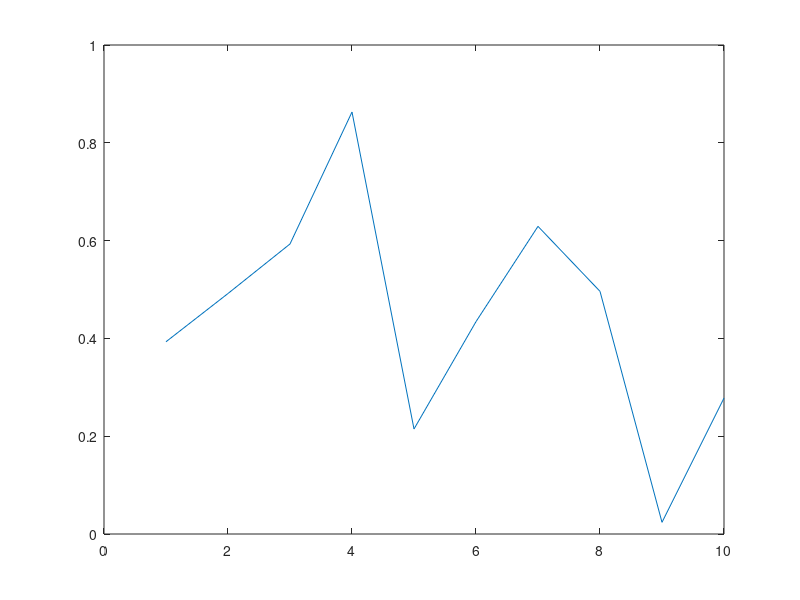

Here is the MATLAB script that generated this plot:
function Z = FileVersionBug(varargin)
%
%Create a file, test.mat, that gnerates warnings when loaded
%by a differenv verstion of matlab

Z.x = rand(1,10);
plot(Z.x);
Z.axis = gca;
save('test.mat','Z');
fprintf('Now load test.mat in another resease of matlab\n');
